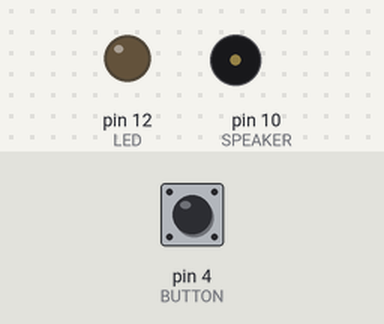
Simulated run of this sketch. Board: Arduino Uno, built with avr-gcc and run on an emulated ATmega328P. Parts: output pins drawn as LEDs (lit = HIGH), buzzer (waves = sounding). The test bench sets the inputs (shaded band); at power-on: pin 4 (BUTTON) LOW.

Above: at 1.2 s.
1.3 s: pin 4 (BUTTON) pulled HIGH for 0.15 s
At 2.75 s:
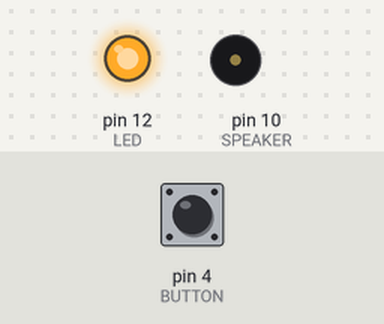
4.3 s: pin 4 (BUTTON) pulled HIGH for 1 s
At 4.42 s:
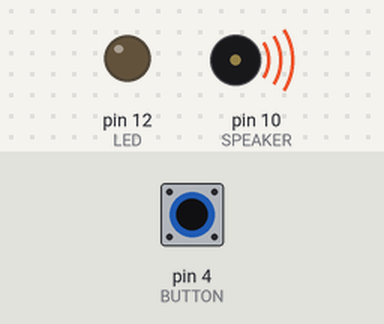
7.3 s: pin 4 (BUTTON) pulled HIGH for 3.2 s
At 9.75 s:
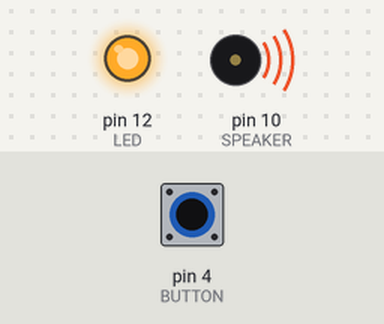
Timing chart, 0 to 13.5 s (numbered marks = the images above; inputs shaded):
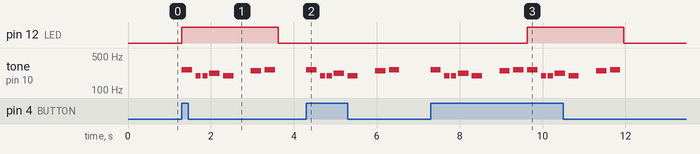

Measured:
- after the input at 1.3 s, pin 12 (LED): LOW → HIGH at once, → LOW 2.3 s later; tone on pin 10 (SPEAKER): plays 262 Hz for 0.25 s, 196 Hz for 0.13 s, 196 Hz for 0.13 s, 220 Hz for 0.25 s, 196 Hz for 0.25 s, 247 Hz for 0.25 s … (7 notes in this stretch), starting at once
- after the input at 4.3 s, tone on pin 10 (SPEAKER): plays 262 Hz for 0.25 s, 196 Hz for 0.13 s, 196 Hz for 0.13 s, 220 Hz for 0.25 s, 196 Hz for 0.25 s, 247 Hz for 0.25 s … (7 notes in this stretch), starting at once
- after the input at 7.3 s, pin 12 (LED): LOW → HIGH after 2.3 s, → LOW 2.3 s later; tone on pin 10 (SPEAKER): plays 262 Hz for 0.25 s, 196 Hz for 0.13 s, 196 Hz for 0.13 s, 220 Hz for 0.25 s, 196 Hz for 0.25 s, 247 Hz for 0.25 s … (14 notes in this stretch), starting at once

The sketch:

Lesson5_MultipleSongs.ino
```cpp
#include "pitches.h"
#include "songs.h"

#define BUTTON 4
#define LED 12
#define SPEAKER 10

void setup()
{
  pinMode(BUTTON, INPUT);
  pinMode(LED, OUTPUT);
  pinMode(SPEAKER, OUTPUT);

  Serial.begin(9600);
}

void loop()
{
  SimpleLightSwitch();
  //ButtonTone();

  if(digitalRead(BUTTON) == HIGH)
  {
    LowChime song;
    PlaySong(song.noteCount, song.notes, song.timeSignature);
  }
}

void PlaySong(int noteCount, int notes[], int timeSignature[])
{
  for(int i = 0; i < noteCount; i++)
  {
    int note_duration = 1000/timeSignature[i];

    if (notes[i] == 0)
    {
      noTone(SPEAKER);
    }
    else
    {
      tone(SPEAKER, notes[i]);
    }
    delay(note_duration);
    noTone(SPEAKER);
    delay(note_duration / 3);
  }
}

void SimpleLightSwitch()
{
  if(digitalRead(BUTTON) == HIGH)
  {
    //Serial.println("Light ON");
    digitalWrite(LED, HIGH);
  }
  else
  {
    //Serial.println("Light OFF");
    digitalWrite(LED, LOW);
  }
}

void ButtonTone()
{
  if(digitalRead(BUTTON) == HIGH)
  {
    tone(SPEAKER, NOTE_D3);
  }
  else
  {
    noTone(SPEAKER);
  }
}
```

pitches.h
```cpp
/*************************************************
 * Public Constants
 *************************************************/

#define NOTE_B0  31
#define NOTE_C1  33
#define NOTE_CS1 35
#define NOTE_D1  37
#define NOTE_DS1 39
#define NOTE_E1  41
#define NOTE_F1  44
#define NOTE_FS1 46
#define NOTE_G1  49
#define NOTE_GS1 52
#define NOTE_A1  55
#define NOTE_AS1 58
#define NOTE_B1  62
#define NOTE_C2  65
#define NOTE_CS2 69
#define NOTE_D2  73
#define NOTE_DS2 78
#define NOTE_E2  82
#define NOTE_F2  87
#define NOTE_FS2 93
#define NOTE_G2  98
#define NOTE_GS2 104
#define NOTE_A2  110
#define NOTE_AS2 117
#define NOTE_B2  123
#define NOTE_C3  131
#define NOTE_CS3 139
#define NOTE_D3  147
#define NOTE_DS3 156
#define NOTE_E3  165
#define NOTE_F3  175
#define NOTE_FS3 185
#define NOTE_G3  196
#define NOTE_GS3 208
#define NOTE_A3  220
#define NOTE_AS3 233
#define NOTE_B3  247
#define NOTE_C4  262
#define NOTE_CS4 277
#define NOTE_D4  294
#define NOTE_DS4 311
#define NOTE_E4  330
#define NOTE_F4  349
#define NOTE_FS4 370
#define NOTE_G4  392
#define NOTE_GS4 415
#define NOTE_A4  440
#define NOTE_AS4 466
#define NOTE_B4  494
#define NOTE_C5  523
#define NOTE_CS5 554
#define NOTE_D5  587
#define NOTE_DS5 622
#define NOTE_E5  659
#define NOTE_F5  698
#define NOTE_FS5 740
#define NOTE_G5  784
#define NOTE_GS5 831
#define NOTE_A5  880
#define NOTE_AS5 932
#define NOTE_B5  988
#define NOTE_C6  1047
#define NOTE_CS6 1109
#define NOTE_D6  1175
#define NOTE_DS6 1245
#define NOTE_E6  1319
#define NOTE_F6  1397
#define NOTE_FS6 1480
#define NOTE_G6  1568
#define NOTE_GS6 1661
#define NOTE_A6  1760
#define NOTE_AS6 1865
#define NOTE_B6  1976
#define NOTE_C7  2093
#define NOTE_CS7 2217
#define NOTE_D7  2349
#define NOTE_DS7 2489
#define NOTE_E7  2637
#define NOTE_F7  2794
#define NOTE_FS7 2960
#define NOTE_G7  3136
#define NOTE_GS7 3322
#define NOTE_A7  3520
#define NOTE_AS7 3729
#define NOTE_B7  3951
#define NOTE_C8  4186
#define NOTE_CS8 4435
#define NOTE_D8  4699
#define NOTE_DS8 4978
```

songs.h
```cpp
struct SimpleChime
{
  int noteCount = 8;
  int notes[8] = { NOTE_C5, NOTE_G4, NOTE_G4, NOTE_A4, NOTE_G4, 0, NOTE_B4, NOTE_C5 };
  int timeSignature[8] = { 4, 8, 8, 4, 4, 4, 4, 4 };
};

struct LowChime
{
  int noteCount = 8;
  int notes[8] = { NOTE_C4, NOTE_G3, NOTE_G3, NOTE_A3, NOTE_G3, 0, NOTE_B3, NOTE_C4 };
  int timeSignature[8] = { 4, 8, 8, 4, 4, 4, 4, 4 };
};
```
